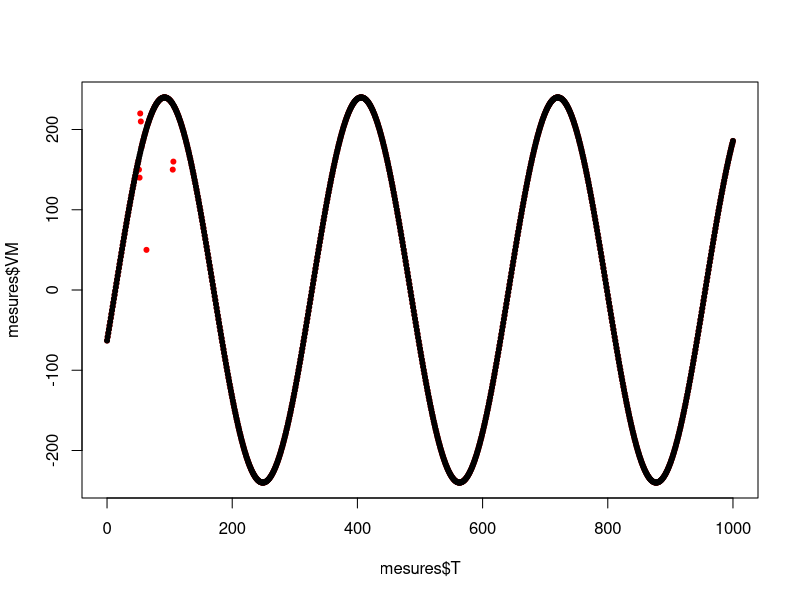

This chart was generated by the following R code: (Note: this script raises an error after producing the figure.)
print("Read CSV")
mesures <- read.csv("mesures/mesures.csv",stringsAsFactors = FALSE,na.strings=c(NA,"-"))
print(head(mesures))

plot(mesures$T, mesures$VM, pch=20, col="red")
points(mesures$T, mesures$VT, pch=20)

errors = abs(mesures$VM - mesures$VT) > 1
print(mesures[errors,])

print(toJSON(mesures))

      